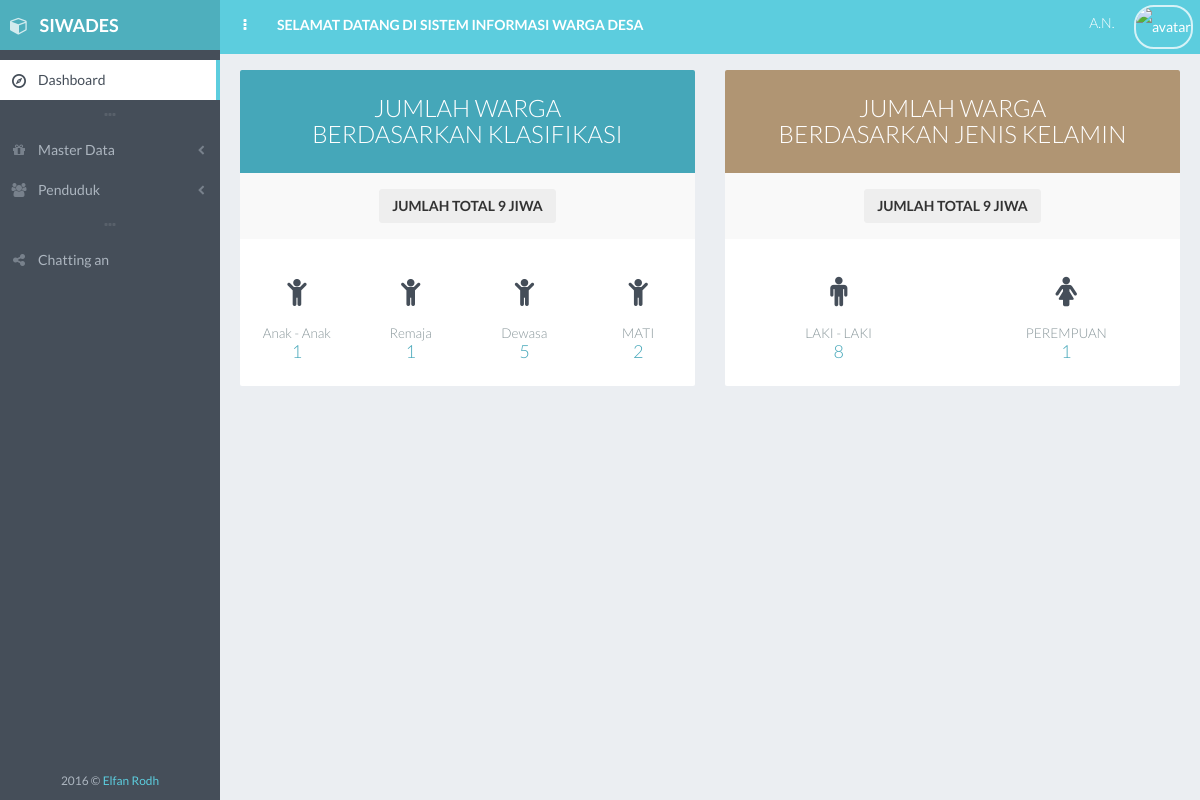
Screenshot of /index.php/admin with the database file from the repository.
### tables this page shows
CREATE TABLE IF NOT EXISTS `klasifikasi` (
  `id_klasifikasi` varchar(10) NOT NULL DEFAULT '',
  `nama_klasifikasi` varchar(50) DEFAULT NULL,
  `status` int(1) DEFAULT NULL,
  PRIMARY KEY (`id_klasifikasi`)
);

### application/controllers/Admin.php (called while the page is built, shortened)
<?php
	class Admin extends CI_Controller {
		public function __construct(){
			$this->load->library('form_validation');
			$this->load->helper('url');
			$this->load->model('Agama_m');
			$this->load->model('Kk_m');
			$this->load->model('Klasifikasi_m');
			$this->load->model('Penduduk_m');
			$this->load->model('Dokumen_m');
			$this->load->library('session');
		}
		public function index() {
			$result['active'] = 'dashboard';
			$nik  = $this->session->userdata('nik');
			$data['data'] = $this->Kk_m->selectwherePenduduk($nik);
			$result['data'] = $this->Klasifikasi_m->countJenis();
			$result['data2'] = $this->Klasifikasi_m->countAllPenduduk();
			$result['data3'] = $this->Klasifikasi_m->selectKlasifikasi();
			$this->load->view('templates/sidebar', $result);
			$this->load->view('templates/header', $data);
			$this->load->view('dashboard', $result);
		}
	}
?>

### index.php (called while the page is built, shortened)
<?php
require_once BASEPATH.'core/CodeIgniter.php';

### application/models/Klasifikasi_m.php (called while the page is built, shortened)
<?php
class Klasifikasi_m extends CI_Model {
    public function selectKlasifikasi(){
        $query = $this->db->query("SELECT A.nama_klasifikasi, A.status, A.id_klasifikasi, B.id_klasifikasi, B.jumlah FROM klasifikasi A LEFT JOIN (SELECT id_klasifikasi, COUNT(*) AS jumlah FROM penduduk GROUP BY id_klasifikasi) B ON A.id_klasifikasi = B.id_klasifikasi");
        $data = $query->result();
        return $data;
    }
    public function countJenis(){
        $query = $this->db->query("SELECT jk, COUNT(*) AS jumlah FROM penduduk GROUP BY jk");
        $data = $query->result();
        return $data;
    }
    public function countAllPenduduk(){
        $query = $this->db->query("SELECT jk, COUNT(*) AS jumlah FROM penduduk");
        $data = $query->row_array();
        return $data;
    }
}
?>

### application/views/dashboard.php (the view, shortened to what this page needs)
<div id="page-content">
	<div class="row">
		<div class="col-lg-6">
			<div class="widget">
				<div class="widget-content themed-background-flat text-center">
					<h3 class="widget-heading text-light">JUMLAH WARGA<br>BERDASARKAN KLASIFIKASI</h3>
				</div>
				<div class="widget-content themed-background-muted text-center">
					<div class="btn-group">
						<a href="javascript:void(0)" class="btn btn-effect-ripple btn-default"><strong>JUMLAH TOTAL <?=$data2['jumlah']?> JIWA</strong></a>
					</div>
				</div>
				<div class="widget-content">
					<div class="row text-center">
						<?php
						foreach ($data3 as $row) {
							echo'
							<div class="col-xs-3">
							<h2><i class="fa fa-child"></i></h2><h4 class="widget-heading"><small>'.$row->nama_klasifikasi.'</small><br><a href="javascript:void(0)" class="themed-color-flat">'.$row->jumlah.'</a></h4>
							</div>';
						}
						?>
					</div>
				</div>
			</div>
		</div>
		<div class="col-lg-6">
			<div class="widget">
				<div class="widget-content themed-background-creme text-center">
					<h3 class="widget-heading text-light">JUMLAH WARGA<br>BERDASARKAN JENIS KELAMIN</h3>
				</div>
				<div class="widget-content themed-background-muted text-center">
					<div class="btn-group">
						<a href="javascript:void(0)" class="btn btn-effect-ripple btn-default"><strong>JUMLAH TOTAL <?=$data2['jumlah']?> JIWA</strong></a>
					</div>
				</div>
				<div class="widget-content">
					<div class="row text-center">
						<?php
						foreach ($data as $row) {
							if($row->jk == "L"){
								echo'
								<div class="col-xs-6">
								<h2><i class="fa fa-male"></i></h2><h4 class="widget-heading"><small> LAKI - LAKI</small><br><a href="javascript:void(0)" class="themed-color-flat">'.$row->jumlah.'</a></h4>
								</div>';
							}
							else{
								echo'
								<div class="col-xs-6">
									<h2><i class="fa fa-female"></i></h2><h4 class="widget-heading"><small> PEREMPUAN</small><br><a href="javascript:void(0)" class="themed-color-flat">'.$row->jumlah.'</a></h4>
								</div>';
							}
						}
						?>
					</div>
				</div>
			</div>
		</div>
	</div>
</div>
</div>
</div>
</body>
</html>

### assets/css/main.css (style rules this page uses)
body { font-family: "Lato", "Helvetica Neue", Helvetica, Arial, sans-serif; color: #454e59; background-color: #454e59; }
#page-content { padding: 10px 5px 1px; background-color: #ebeef2; }
#page-container.header-fixed-top #page-content { padding-top: 60px; }
.widget { background-color: #ffffff; margin-bottom: 10px; position: relative; border-radius: 2px; }
.widget > .widget-content:first-child, .widget > .widget-image:first-child { border-top-right-radius: 2px; border-top-left-radius: 2px; }
.widget > .widget-content:last-child { border-bottom-right-radius: 2px; border-bottom-left-radius: 2px; }
.widget-content { padding: 15px; }
.widget-heading { margin: 10px 0; }
h1, h2, h3, h4, h5, h6, .h1, .h2, .h3, .h4, .h5, .h6 { font-family: "Lato", "Helvetica Neue", Helvetica, Arial, sans-serif; font-weight: 300; }
h1 small, h2 small, h3 small, h4 small, h5 small, h6 small, .h1 small, .h2 small, .h3 small, .h4 small, .h5 small, .h6 small, h1 .small, h2 .small, h3 .small, h4 .small, h5 .small, h6 .small, .h1 .small, .h2 .small, .h3 .small, .h4 .small, .h5 .small, .h6 .small { font-weight: 300; color: #879599; }
h1, h2, h3 { margin-bottom: 15px; }
.text-primary, .text-primary:hover, a, a:hover, a:focus, a.text-primary, a.text-primary:hover, a.text-primary:focus { color: #5ccdde; }
.text-light, .text-light:hover, a.text-light, a.text-light:hover, a.text-light:focus { color: #ffffff; }
b, strong { font-weight: 600; }
.btn { margin: 1px 0; background-color: #ffffff; border-radius: 3px; }
.btn-default { background-color: #eeeeee; border-color: #eeeeee; }
.themed-background-muted { background-color: #f9f9f9 !important; }
@media screen and (min-width: 768px) { #page-content { padding: 20px 20px 1px; } }
@media screen and (min-width: 768px) { #page-container.header-fixed-top #page-content { padding-top: 70px; } }
@media screen and (min-width: 768px) { .block, .widget { margin-bottom: 20px; } }

### assets/css/themes.css (style rules this page uses)
.themed-color-flat { color: #45a7b9 !important; }
.themed-background-flat { background-color: #45a7b9 !important; }
.themed-background-creme { background-color: #b09573 !important; }

### rows the page displays
klasifikasi: nama_klasifikasi "Anak - Anak", jumlah "1"
klasifikasi: nama_klasifikasi "Remaja", jumlah "1"
klasifikasi: nama_klasifikasi "Dewasa", jumlah "5"
klasifikasi: nama_klasifikasi "MATI", jumlah "2"

### other values shown
$data2['jumlah'] "9"
$row->jumlah "8"
$row->jumlah "1"
